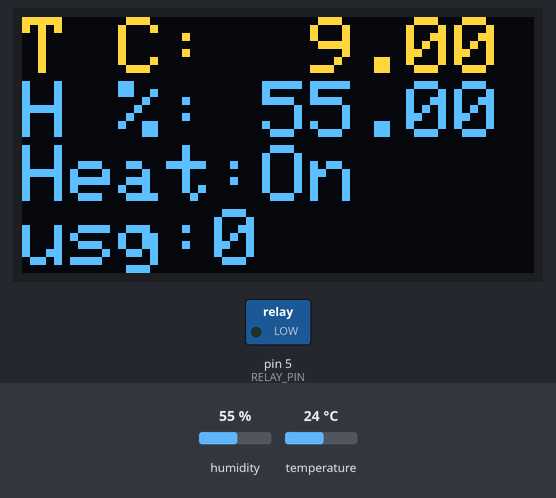
This sketch was run on a simulated Arduino Uno, built with avr-gcc and run on an emulated ATmega328P. On the bench: 128×64 one-colour display, switched loads named in the sketch (green lamp = pin HIGH). The inputs (shaded band) are chosen by the test bench; at power-on: humidity 55 %, temperature 24 °C. The OLED is the two-colour kind (top 16 rows yellow); what the sketch prints to the serial monitor is not drawn.

Above: at 3.1 s.
3.2 s: humidity set to 22 %
At 5.4 s:
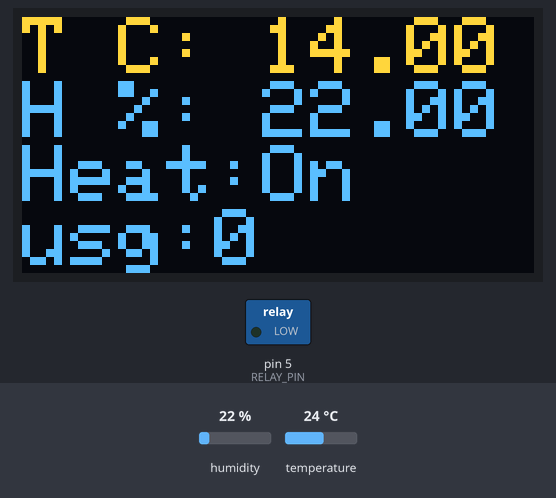
8.3 s: temperature set to 12 °C
At 9.5 s:
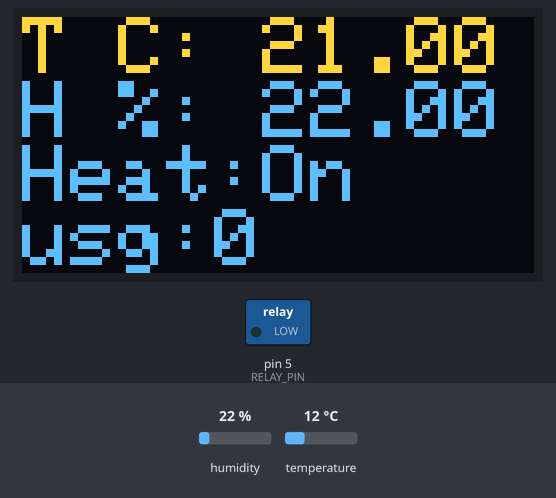
12.8 s: humidity set to 40 %
At 14.7 s:
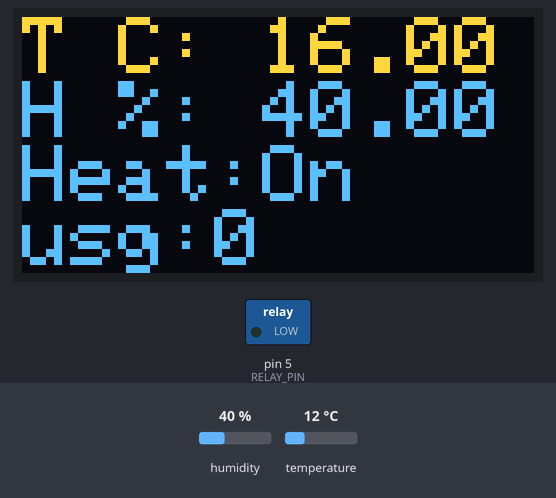
17.3 s: temperature set to 19 °C
At 66.3 s:
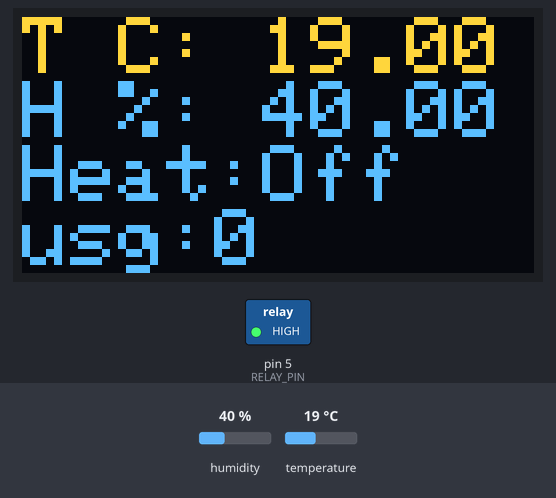
Timing chart, 0 to 67.1 s (numbered marks = the images above; inputs shaded):
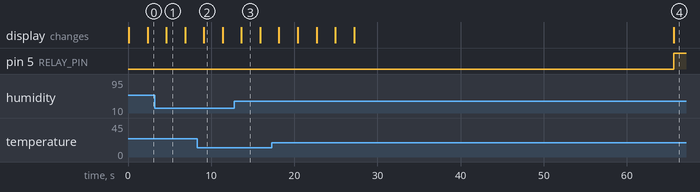

Measured:
- after the input at 8.3 s, the display: changes after 0.82 s (image 2)
- what the display in image 1 shows lasts 2.3 s, from 4.6 s to 6.9 s

The sketch:

temp_controlled_relay.ino
```cpp
#include <splash.h>
#include <Adafruit_SSD1306.h>

#include <SPI.h>
#include <Wire.h>
#include <Adafruit_GFX.h>
#include <Adafruit_SSD1306.h>

#define SCREEN_WIDTH 128 // OLED display width, in pixels
#define SCREEN_HEIGHT 64 // OLED display height, in pixels

// Declaration for an SSD1306 display connected to I2C (SDA, SCL pins)
// The pins for I2C are defined by the Wire-library.
// On an arduino UNO:       A4(SDA), A5(SCL)
// On an arduino MEGA 2560: 20(SDA), 21(SCL)
// On an arduino LEONARDO:   2(SDA),  3(SCL), ...
#define OLED_RESET     4 // Reset pin # (or -1 if sharing Arduino reset pin)
#define SCREEN_ADDRESS 0x3C ///< See datasheet for Address; 0x3D for 128x64, 0x3C for 128x32
Adafruit_SSD1306 display(SCREEN_WIDTH, SCREEN_HEIGHT, &Wire, OLED_RESET);

#define NUMFLAKES     10 // Number of snowflakes in the animation example


#include <dht11.h>
#define DHT11PIN 4

dht11 DHT11;
int lifecycle_index = 0;
bool heater_state = true;
const int RELAY_PIN = 5;  // the Arduino pin, which connects to the IN pin of relay


/*Average the temp so we don't get random data as the true value
 *
 */
#define WINDOW_SIZE 5

int INDEX = 0;
int VALUE = 0;
int SUM = 0;
int READINGS[WINDOW_SIZE];
int AVERAGED = 0;

//minutes used per day
int daily_usage = 0;
//minute clock count, resets once per day
int daily_clock = 0;

void setup()
{
  Serial.begin(9600);
  if(!display.begin(SSD1306_SWITCHCAPVCC, SCREEN_ADDRESS)) {
    Serial.println(F("SSD1306 allocation failed"));
    for(;;); // Don't proceed, loop forever
  }
  pinMode(RELAY_PIN, OUTPUT);

}


void write_text_to_screen(float t, float h) {
  char msgBuffer[20];
  char msgBuffer1[20];
  char * temp;
  char * humid;
  //char * usage;
  int len = String(daily_usage).length();
  char usage[len + 1];  // String.length() does not include the null terminator
  itoa(daily_usage, usage, 10);   // or you could use String(b).toCharArray(cStr, len);
  //itoa(daily_usage, usage, 10);  // int value, pointer to string, base number
  humid = dtostrf(h, 6, 2, msgBuffer);
  temp = dtostrf(t, 6, 2, msgBuffer1);

  display.clearDisplay();

  display.setTextSize(2);      // Normal 1:1 pixel scale
  display.setTextColor(SSD1306_WHITE); // Draw white text
  display.setCursor(0, 0);     // Start at top-left corner
  display.cp437(true);         // Use full 256 char 'Code Page 437' font

  display.write("T C:");
  display.write(temp);
  display.write("\n");
  display.write("H %:");
  display.write(humid);
  display.write("\n");
  display.write("Heat:");
  if(heater_state){
    display.write("On");
    digitalWrite(RELAY_PIN, LOW);
  } else {
    display.write("Off");
    digitalWrite(RELAY_PIN, HIGH);

  }

  display.write("\n");
  display.write("usg:");
  display.write(usage);
  display.display();

  delay(200);
}

void loop()
{
  Serial.println();
  lifecycle_index +=1;

  int chk = DHT11.read(DHT11PIN);

  float humidity = 0.0;
  float temp = 0.0;

  humidity = (float)DHT11.humidity;
  temp = (float)DHT11.temperature;

  Serial.print("Humidity (%): ");
  //Serial.println((float)DHT11.humidity, 2);
  Serial.println(humidity);

  Serial.print("Temperature (C): ");
  //Serial.println((float)DHT11.temperature, 2);
  Serial.println(temp);

  Serial.println("life cycle Index");
  Serial.println(lifecycle_index);

  SUM = SUM - READINGS[INDEX];       // Remove the oldest entry from the sum
  VALUE = (float)DHT11.temperature;       // Read the next sensor value
  READINGS[INDEX] = VALUE;           // Add the newest reading to the window
  SUM = SUM + VALUE;                 // Add the newest reading to the sum
  INDEX = (INDEX+1) % WINDOW_SIZE;   // Increment the index, and wrap to 0 if it exceeds the window size

  AVERAGED = SUM / WINDOW_SIZE;      // Divide the sum of the window by the window size for the result
  Serial.println(AVERAGED);
  //At most, change heater state once even  ry minute
  if(lifecycle_index >= 30){
    //increase clock

    //
    int daily_clock = 0;
    lifecycle_index = 0;
    Serial.println("CHECK TEMPERATURE AND ACTIVATE ");
    if(AVERAGED <= 5){
      heater_state = true;
      daily_usage +=1;
      daily_clock +=1;
      if(daily_clock >= 1440){
        daily_clock = 0;
        daily_usage = 0;
      }
    } else {
      heater_state = false;
    }
  }
  write_text_to_screen(AVERAGED,humidity);

  delay(2000);

}
```
